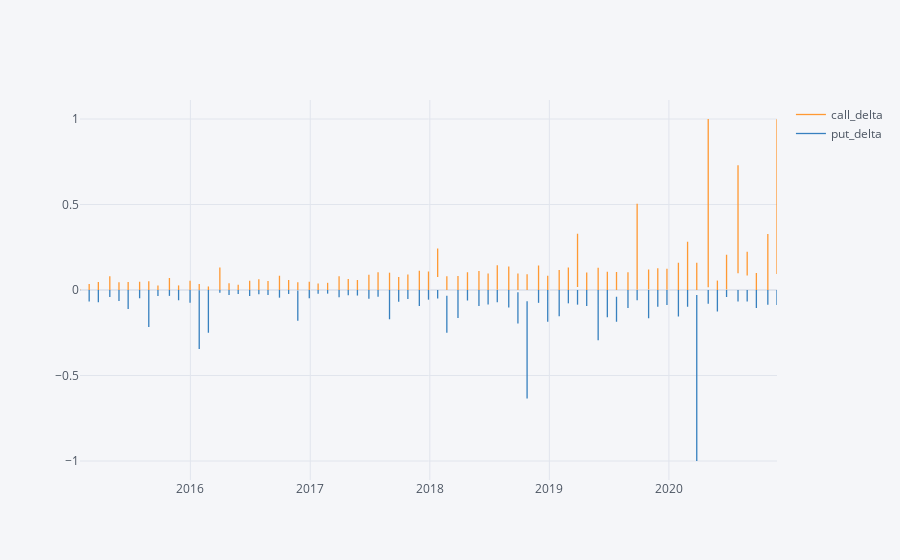

The cell this chart's notebook holds for it:
### Code cell
final_df.iplot(y=['call_delta','put_delta'],x='expiry',kind='line')

### Figure 1 — Plotly figure (JSON) as saved in the notebook; plotly's stock layout.template omitted (floating-point values rounded to 4 significant figures; data arrays with more than 128 entries replaced by an {"elided": "..."} marker saying what was removed)
{"data": [{"line": {"color": "rgba(255, 153, 51, 1.0)", "dash": "solid", "shape": "linear", "width": 1.3}, "mode": "lines", "name": "call_delta", "text": "", "type": "scatter", "x": {"elided": "1328 str values"}, "y": {"elided": "1328 mixed values"}}, {"line": {"color": "rgba(55, 128, 191, 1.0)", "dash": "solid", "shape": "linear", "width": 1.3}, "mode": "lines", "name": "put_delta", "text": "", "type": "scatter", "x": {"elided": "1328 str values"}, "y": {"elided": "1328 mixed values"}}], "layout": {"legend": {"bgcolor": "#F5F6F9", "font": {"color": "#4D5663"}}, "paper_bgcolor": "#F5F6F9", "plot_bgcolor": "#F5F6F9", "title": {"font": {"color": "#4D5663"}}, "xaxis": {"gridcolor": "#E1E5ED", "showgrid": true, "tickfont": {"color": "#4D5663"}, "title": {"font": {"color": "#4D5663"}, "text": ""}, "zerolinecolor": "#E1E5ED"}, "yaxis": {"gridcolor": "#E1E5ED", "showgrid": true, "tickfont": {"color": "#4D5663"}, "title": {"font": {"color": "#4D5663"}, "text": ""}, "zerolinecolor": "#E1E5ED"}}}
